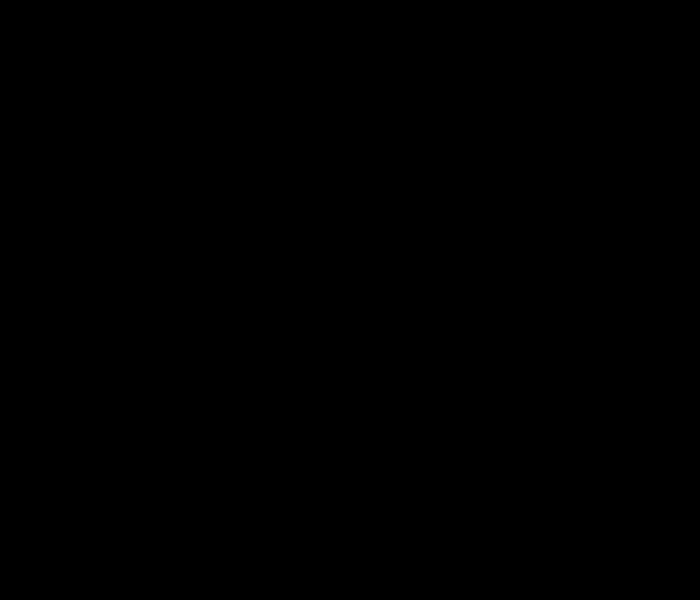
Frame 1 (no input)
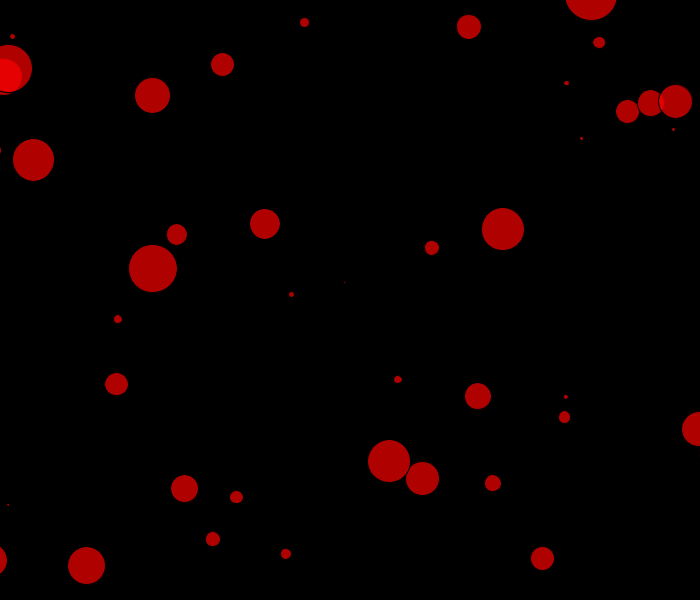
Frame 60 (the mouse pressed at the canvas centre just before this capture)
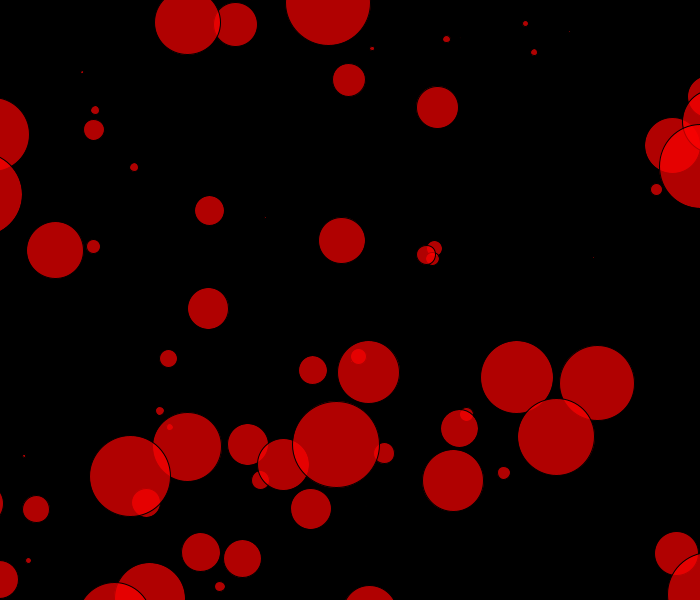
Frame 120 (the mouse held since frame 60 and released just before this capture)

The Processing sketch that drew these frames (run headless with seeded random() and noise(); from frame 60 on, the mouse is pressed at the canvas centre):

// Processing sketch: Asteroid
// ── Asteroid.pde
ArrayList<particle> asteroid = new ArrayList<particle>();
int max= 100;

void setup() {
  size(700, 600);
  colorMode(HSB, 360, 100, 100, 100);
}
void draw() {
  background(0, 0, 0);
  asteroid.add(new particle(random(width), random(height), random(5, 15)));
  for (int i = asteroid.size () -1; i>0; i--) {
    particle a = asteroid.get(i);
    a.display();
    a.move();
    a.bounce();
//    for (int j = asteroid.size () -1; j>0; j--) {
//      if (i!=j) {
//        a.get(i).collide(a.get(j));
//      }
//    }
  }
  if (asteroid.size() > max) {
    asteroid.remove(0);
  }
}


// ── Particle.pde
// declare particle variables
class particle {
  PVector loc, vel, acc;
  float sz, alpha;

  // initialize particle variables
  particle(float tempx, float tempy, float tempsz) {
    sz = tempsz;
    vel = new PVector(random(-5,5),random(-5,5));
    loc = new PVector(random(width), random(height));
    acc = new PVector(random(-5,5),random(-5,5));
    alpha = 100;
  }

  // what the particle does
  //appearence
  void display() {
    fill(0, 99, 99, 70);
    ellipse(loc.x, loc.y, sz, sz);
    alpha--;
    sz--;
  }
  //movement
  void move() {
    vel.add(acc);
    loc.add(vel);
  }
   void bounce() {
    if (loc.x + sz/2 > width || loc.x - sz/2 < 0) {
      vel.x *= -1;
    }
    if (loc.y + sz/2 > height || loc.y - sz/2 < 0) {
      vel.y *= -1;
    }
  }
  void collide(particle other) {
    if (loc.dist(other.loc) < sz/2 + other.sz/2) {
      vel = PVector.sub(loc, other.loc);
      vel.normalize();
    }
  }
}
